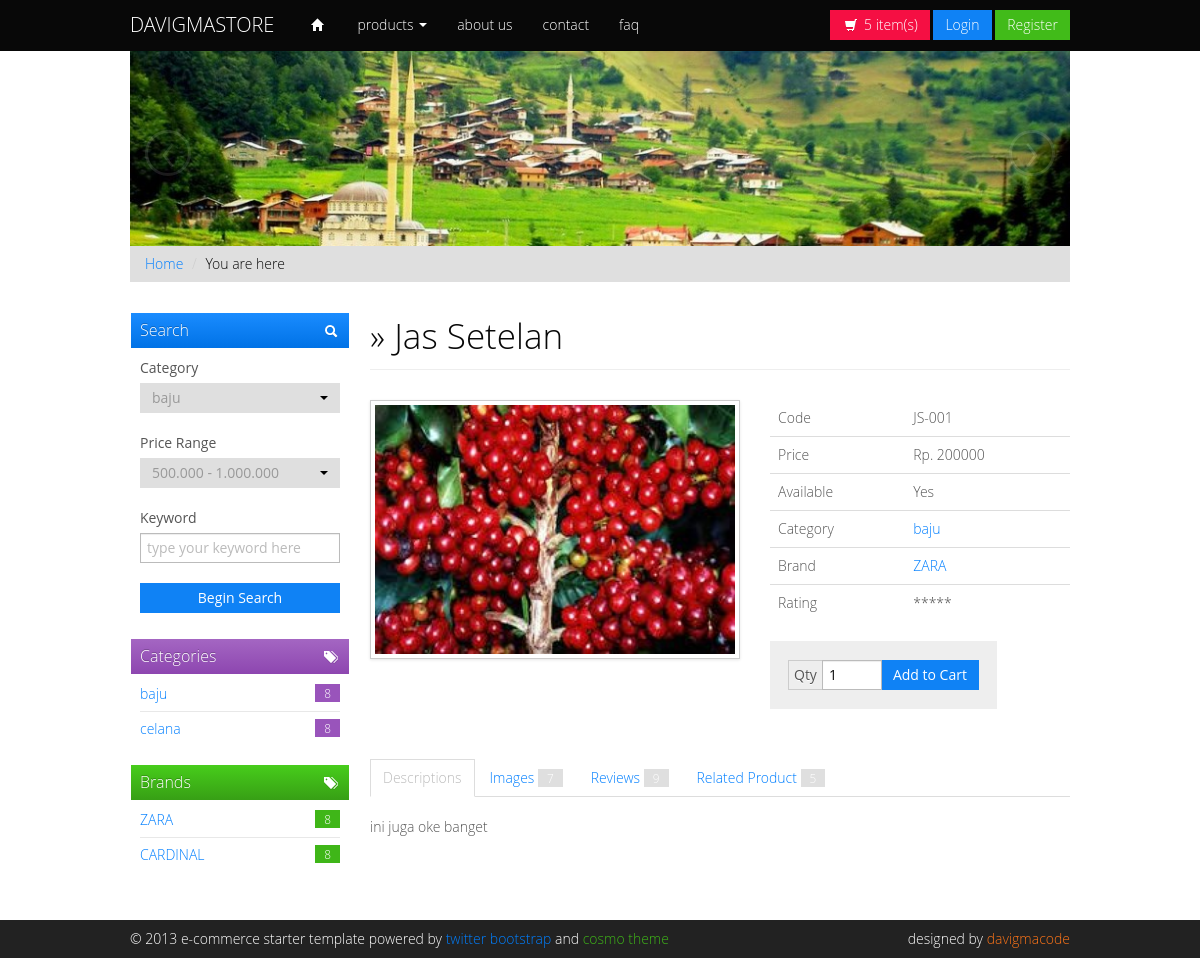
Page /home/detail/jas-setelan on the committed database.
### tables this page shows
CREATE TABLE `category` (
  `category_id` int(11) NOT NULL,
  `category_name` varchar(50) NOT NULL,
  `category_image` varchar(100) DEFAULT NULL,
  `category_status` int(11) NOT NULL DEFAULT 1,
  `category_desc` varchar(100) DEFAULT NULL
);

CREATE TABLE `brands` (
  `brand_id` int(11) NOT NULL,
  `brand_name` varchar(50) DEFAULT NULL,
  `brand_desc` varchar(100) DEFAULT NULL
);

CREATE TABLE `products` (
  `product_id` int(11) NOT NULL,
  `product_code` varchar(50) DEFAULT NULL,
  `product_name` varchar(50) NOT NULL,
  `product_category` int(11) DEFAULT NULL,
  `product_brand` int(11) DEFAULT NULL,
  `product_price` int(11) NOT NULL,
  `product_disc` int(11) DEFAULT NULL,
  `product_slug` varchar(100) DEFAULT NULL,
  `product_image` varchar(100) DEFAULT NULL,
  `product_status` int(11) NOT NULL DEFAULT 1,
  `product_stok` int(11) NOT NULL DEFAULT 0,
  `product_desc` varchar(100) DEFAULT NULL
);

### application/controllers/Home.php (called while the page is built, shortened)
<?php
class Home extends CI_Controller
{
	function __construct()
	{
		$this->load->model(['Product_m', 'Category_m', 'Brand_m']);
	}
	public function detail($slug = null)
	{
		$data['products'] = $this->Product_m->getByActive();
		$data['category'] = $this->Category_m->getByActive();
		$data['brands'] = $this->Brand_m->getAll();
		$data['product'] = $this->Product_m->getBySlug($slug);
		if ($slug != null && $data['product'] != null) {
			$data['relates'] = $this->Product_m->getByCategory($data['product']->product_category);
			$this->load->view('body/header');
			$this->load->view('body/nav', $data);
			$this->load->view('product/detail', $data);
			$this->load->view('body/footer');
		} else {
			show_404();
		}
	}
}

### index.php (called while the page is built, shortened)
<?php
require_once BASEPATH.'core/CodeIgniter.php';

### application/models/Product_m.php (called while the page is built, shortened)
<?php
class Product_m extends CI_Model
{
    private $table = 'products';
    public function getBySlug($slug)
    {
        $this->db->select('*');
        $this->db->from($this->table);
        $this->db->join('category', 'category.category_id = products.product_category');
        $this->db->join('brands', 'brands.brand_id = products.product_brand');
        $this->db->where('product_slug', $slug);
        return $this->db->get()->row();
    }
}

### application/models/Category_m.php (called while the page is built)
<?php
class Category_m extends CI_Model
{
    private $table = 'category';
    public function getByActive()
    {
        return $this->db->get_where($this->table, ['category_status' => 1])->result();
    }
}

### application/models/Brand_m.php (called while the page is built)
<?php
class Brand_m extends CI_Model
{
    private $table = 'brands';
    public function getAll()
    {
        return $this->db->get($this->table)->result();
    }
}

### application/views/product/detail.php (the view, shortened to what this page needs)
<div class="span3">
    <div class="dabox">
        <h3 class="btn-primary"><i class="pull-right icon-search icon-white"></i> Search</h3>
        <form style="margin: 0;">
            <div class="control-group">
                <label class="control-label" for="categories">Category</label>
                <div class="controls row-fluid">
                </div>
            </div>
            <div class="control-group">
                <label class="control-label" for="categories">Price Range</label>
                <div class="controls row-fluid">
                </div>
            </div>
            <div class="control-group">
                <label class="control-label" for="keyword">Keyword</label>
                <div class="controls row-fluid">
                    <input type="text" name="keyword" placeholder="type your keyword here" class="span12">
                </div>
            </div>
            <button class="btn btn-block btn-primary" type="button">Begin Search</button>
        </form>
    </div>
    <div class="dabox">
        <h3 class="btn-info"><i class="pull-right icon-tags icon-white"></i> Categories</h3>
        <ul>
            <?php foreach ($category as $key => $data) { ?>
                <li><a href="<?= base_url('home?category=' . $data->category_id) ?>"><?= $data->category_name ?> <span class="pull-right badge badge-info">8</span></a></li>
            <?php } ?>
        </ul>
    </div>
    <div class="dabox">
        <h3 class="btn-success"><i class="pull-right icon-tags icon-white"></i> Brands</h3>
        <ul>
            <?php foreach ($brands as $key => $data) { ?>
                <li><a href="<?= base_url('home?brand=' . $data->brand_id) ?>"><?= $data->brand_name ?> <span class="pull-right badge badge-success">8</span></a></li>
            <?php } ?>
        </ul>
    </div>
</div>
<div class="span9">
    <div class="page-header">
        <h1>&raquo; <?= $product->product_name ?></h1>
    </div>
    <div class="row" style="margin-bottom:30px;">
        <div class="span5">
            <img src="<?= base_url('assets/main/img/product/' . $product->product_image) ?>" width="360" height="300" class="img-polaroid">
        </div>
        <div class="span4">
            <table class="table">
                <tr>
                    <td>Code</td>
                    <td><?= $product->product_code ?></td>
                </tr>
                <tr>
                    <td>Price</td>
                    <td>Rp. <?= $product->product_price ?></td>
                </tr>
                <tr>
                    <td>Available</td>
                    <td><?= $product->product_stok > 0 ? 'Yes' : 'No' ?></td>
                </tr>
                <tr>
                    <td>Category</td>
                    <td><a href="#"><?= $product->category_name ?></a></td>
                </tr>
                <tr>
                    <td>Brand</td>
                    <td><a href="#"><?= $product->brand_name ?></a></td>
                </tr>
                <tr>
                    <td>Rating</td>
                    <td>*****</td>
                </tr>
            </table>
            <div class="well input-prepend input-append">
                <span class="add-on">Qty</span>
                <input class="span1" type="text" value="1">
                <button class="btn btn-primary" type="button">Add to Cart</button>
            </div>
        </div>
    </div>
    <ul class="nav nav-tabs" id="details-tab">
        <li class="active"><a href="#detail-description" data-toggle="tab">Descriptions</a></li>
        <li><a href="#detail-images" data-toggle="tab">Images <span class="badge">7</span></a></li>
        <li><a href="#detail-reviews" data-toggle="tab">Reviews <span class="badge">9</span></a></li>
        <li><a href="#detail-related" data-toggle="tab">Related Product <span class="badge">5</span></a></li>
    </ul>
    <div class="tab-content">
        <div class="tab-pane active" id="detail-description">
            <p><?= $product->product_desc ?></p>
        </div>
    </div>
</div>

### assets/main/css/custom.frontend.css (style rules this page uses)
body { padding-top: 50px; }
.page-header { margin-top: -10px; padding-bottom: 0; }
.page-header h1 { font-size: 35px; line-height: normal; }
.dabox { margin-bottom: 15px; padding: 10px; }
.dabox h3 { padding: 6px 9px; padding-bottom: 7px; margin: -9px; margin-bottom: 10px; width: 100%; line-height: normal; font-size: 16px; }
.dabox h3 i { margin-top: 5px; }
.dabox ul { list-Style: none; margin: -7px 0; padding: 0; }
.dabox ul li { padding: 7px 0; border-bottom: #E8E8E8 1px solid; }
.dabox ul li a { display: block; }
.dabox ul li:last-child { border-bottom: 0; }
.table tr:first-child td { border-top: 0; }
.table tr td { text-align: normal; }

### application/views/body/footer.php (style rules this page uses)
.table tr td { vertical-align: middle; }

### rows in the picture
category: category_name "baju"
category: category_name "celana"
brands: brand_name "ZARA"
brands: brand_name "CARDINAL"
products: product_name "Jas Setelan", product_image (picture), product_code "JS-001", product_price "200000", product_category.category_name "baju", product_brand.brand_name "ZARA", product_desc "ini juga oke banget"
